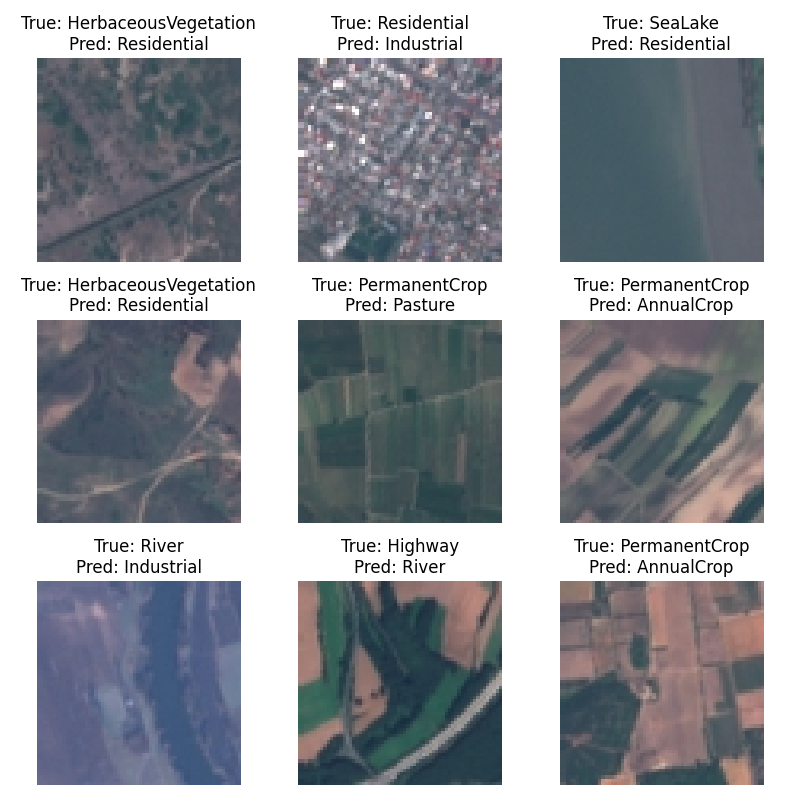
#> input picture results/error_analysis_tanh512.png, 800 x 800 px, given as the content of the folder ../data/EuroSAT_RGB, which was not available
$ python test.py
#> lines starting #> are read from the running program, lines starting #| are printed output that depends on the picture
### src/data_loader.py
import os
import numpy as np
from PIL import Image
from sklearn.model_selection import train_test_split

def load_data(data_dir, val_ratio=0.1, test_ratio=0.1, random_state=42):
#> called with data_dir = '../data/EuroSAT_RGB', val_ratio = 0.1, test_ratio = 0.1, random_state = 42
    classes = sorted(os.listdir(data_dir))
    class_to_idx = {cls: i for i, cls in enumerate(classes)}
    X, y = [], []
    for cls in classes:
        cls_dir = os.path.join(data_dir, cls)
        for fname in os.listdir(cls_dir):
            img = Image.open(os.path.join(cls_dir, fname)).convert('RGB')
            img = img.resize((64, 64))  # 确保尺寸统一
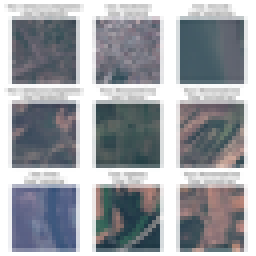
#> img: PIL image 64x64 RGB (shown 4 times larger); mean R, G, B 156.1, 159.2, 164.5
            arr = np.array(img, dtype=np.float32) / 255.0  # 归一化到[0,1]
            X.append(arr.flatten())
            y.append(class_to_idx[cls])
    X = np.array(X)
    y = np.array(y, dtype=np.int32)
    # 划分训练/验证/测试集
#> (the run stopped early here; a loop or call above may not have finished)

$ run again, on results/hyperparam_comparison.png
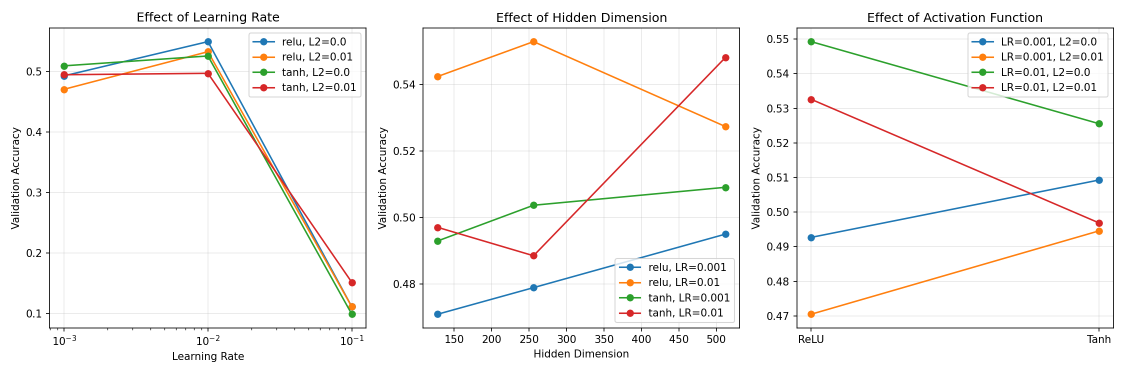
#> input picture results/hyperparam_comparison.png, 2250 x 750 px, given as the content of the folder ../data/EuroSAT_RGB, which was not available (shown at 1/2 size)
#> in load_data, `img = img.resize((64, 64))`:
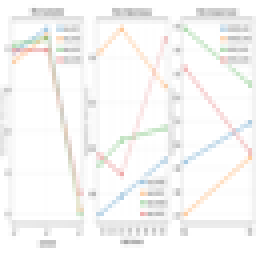
#> img: PIL image 64x64 RGB (shown 4 times larger); mean R, G, B 246.6, 246, 245.1
